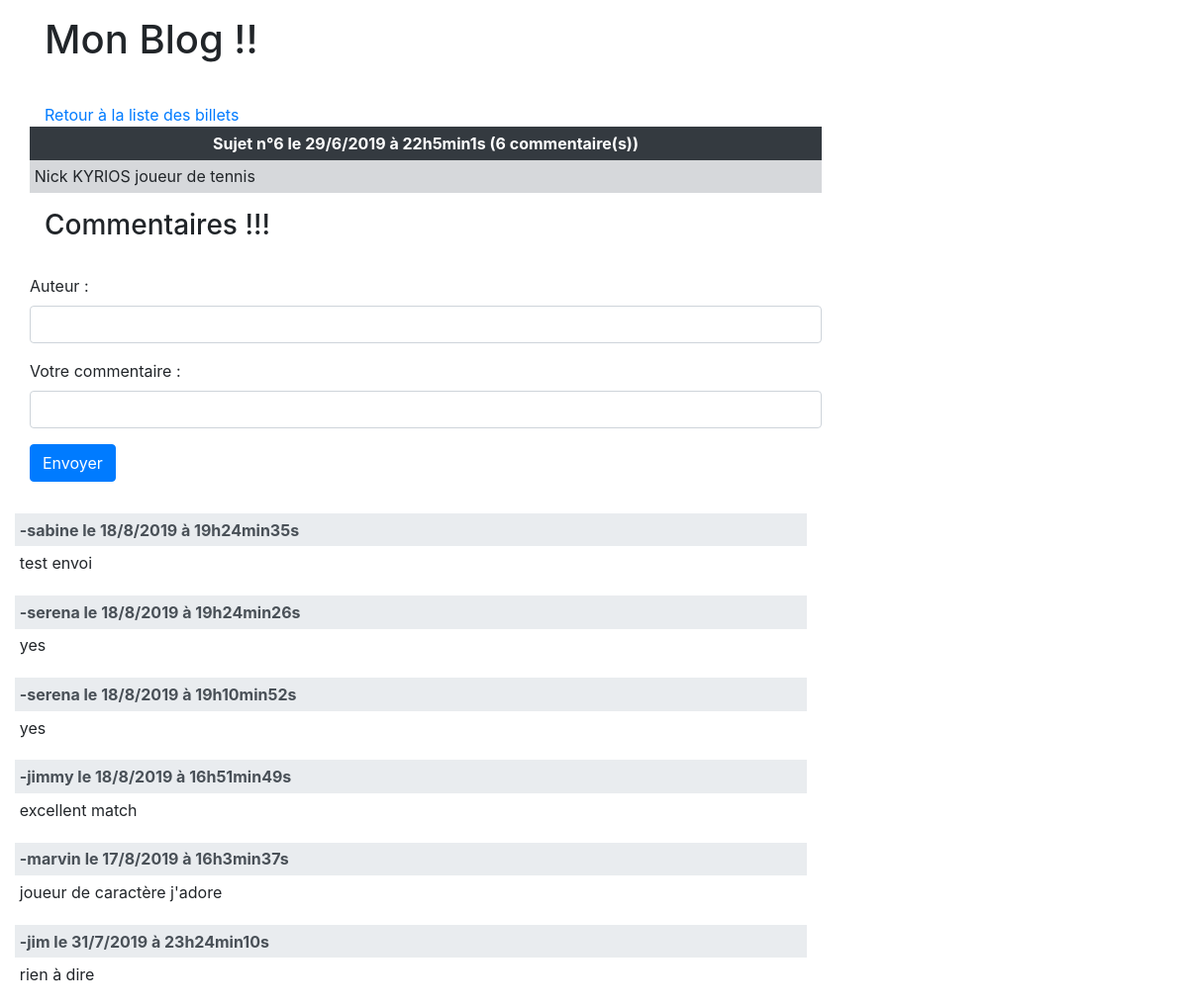
The app's page /index.php?action=post&id=6 with its own data.
### tables this page shows
CREATE TABLE `posts` (
  `id` tinyint(3) UNSIGNED NOT NULL,
  `title` varchar(250) NOT NULL,
  `content` varchar(250) NOT NULL,
  `date_creation` datetime DEFAULT NULL
);

CREATE TABLE `comments` (
  `id` int(11) NOT NULL,
  `id_post` tinyint(3) UNSIGNED DEFAULT NULL,
  `author` varchar(250) NOT NULL,
  `comment` text NOT NULL,
  `date_comment` datetime DEFAULT NULL
);

### controller/frontend.php (called while the page is built, shortened)
<?php
require('model/frontend.php');
function post()
{
    $post = viewPost($_GET['id']);
    $ncomment = nbComment($_GET['id']);
    $ReqComment = listComments($_GET['id']);
    require('view/frontend/postView.php');
}

### model/frontend.php (called while the page is built, shortened)
<?php
function viewPost($postid)
{
	$bdd = dbConnect();
	$req2 = $bdd->prepare('SELECT id, title, content, date_creation, DAY(date_creation) AS jour, MONTH(date_creation) AS mois, YEAR(date_creation) AS annee, HOUR(date_creation) AS heure, MINUTE(date_creation) AS minute, SECOND(date_creation) AS seconde FROM posts  WHERE id=?');
	$req2->execute(array($postid));
	$post = $req2->fetch();
	return $post;
}
function nbComment()
{
	$bdd = dbConnect();
	$nbrcomment = $bdd->prepare('SELECT COUNT(id_post) as nbrmsg FROM comments WHERE id_post=?');
	$nbrcomment->execute(array($_GET['id']));
	$ncomment = $nbrcomment->fetch();
	return $ncomment;
}
function listComments($postid)
{
	$bdd = dbConnect();
	$ReqComment = $bdd->prepare('SELECT author, comment, date_comment, DAY(date_comment) AS jour, MONTH(date_comment) AS mois, YEAR(date_comment) AS annee, HOUR(date_comment) AS heure, MINUTE(date_comment) AS minute, SECOND(date_comment) AS seconde FROM comments WHERE id_post=? ORDER BY ID DESC');
	$ReqComment->execute(array($postid));
	return $ReqComment;
}
function dbConnect()
{
    try
    {
        $bdd = new PDO('mysql:host=localhost;dbname=TpBlog;charset=utf8', 'root', '');
        return $bdd;
    }
    catch(Exception $e)
    {
        die('Erreur : '.$e->getMessage());
    }
}

### view/frontend/postView.php (the view, shortened to what this page needs)
<!DOCTYPE html>
<html>
<head>
</head>
<body>
	<section class="container">
		<header>
			<p><h1>Mon Blog !!</h1></p>
			<br/ >
			<a href="index.php">Retour à la liste des billets</a>
		</header>
		<section class="row">
			<table class="table table-borderless table-sm">
					<thead  class="thead-dark">
						<tr><th><?php echo htmlspecialchars($post['title']) . ' le ' . $post['jour'] . '/' . $post['mois'] . '/' . $post['annee'] . ' à ' . $post['heure'] . 'h' . $post['minute'] . 'min' . $post['seconde'] . 's' ; ?>
						<?php
							echo '(' . htmlspecialchars($ncomment['nbrmsg']) .' commentaire(s))';
					?>
			</th></tr>
					</thead>
						<tr><td class="table-secondary"><?php echo htmlspecialchars($post['content']); ?></td></tr>
			</table><br/>
		</section>
		<br\ >
		<h3>Commentaires !!!</h3>
		<br/ >
			<section class="row">
					<form class="form-group" action=""  method="POST">
						<p><label>Auteur : </label><input class="form-control" type="text" name="author" required></p>
						<p><label>Votre commentaire : </label><input class="form-control" type="text" name="comment" required></p>
						<p><button type="submit" name="submit_msg" class="btn btn-primary">Envoyer</button></p>
					</form>
				<br/ >
				<div class="row">
					<?php
					while ($comments = $ReqComment->fetch())
					{
					?>
					<table class="table table-borderless table-sm">
						<thead  class="thead-light">
							<?php
							$datecom = $comments['jour'] . '/' . $comments['mois'] . '/' . $comments['annee'] . ' à ' . $comments['heure'] . 'h' . $comments['minute'] . 'min' . $comments['seconde'] . 's';
							?>
						<tr><th><?php echo '-'.htmlspecialchars($comments['author']) . ' le ' . $datecom; ?></th></tr></thead>
						<tr><td ><?php echo htmlspecialchars($comments['comment']); ?></td></tr>
					</table><br/>
					<?php
					}
					?>
				</div>
	</section>
	<?php require('template.php'); ?>
</body>
</html>

### public/style.css (style rules this page uses)
body { background-color : white; }
.thead-dark { text-align: center; }
@media (min-width: 868px) { .table, .form-control { width: 800px; } }

### records on screen
posts: title "Sujet n°6", content "Nick KYRIOS joueur de tennis"
comments: author "sabine", datecom "18/8/2019 à 19h24min35s", comment "test envoi"
comments: author "serena", datecom "18/8/2019 à 19h24min26s", comment "yes"
comments: author "serena", datecom "18/8/2019 à 19h10min52s", comment "yes"
comments: author "jimmy", datecom "18/8/2019 à 16h51min49s", comment "excellent match"
comments: author "marvin", datecom "17/8/2019 à 16h3min37s", comment "joueur de caractère j'adore"
comments: author "jim", datecom "31/7/2019 à 23h24min10s", comment "rien à dire"

### other values on screen
$post['jour'] "29"
$post['mois'] "6"
$post['annee'] "2019"
$post['heure'] "22"
$post['minute'] "5"
$post['seconde'] "1"
$ncomment['nbrmsg'] "6"
